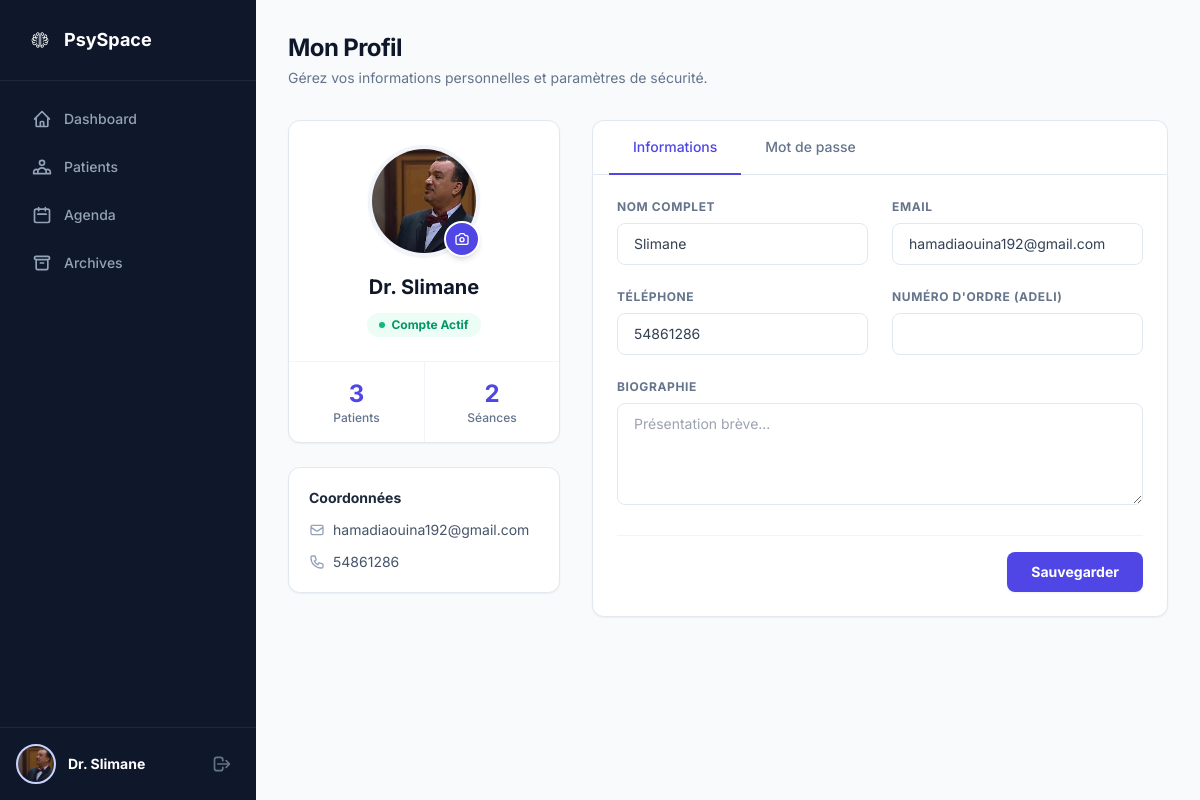
Screenshot of /profile.php (signed in) with the database file from the repository.
### tables this page shows
CREATE TABLE `doctor` (
  `docid` int(11) NOT NULL,
  `docemail` varchar(255) NOT NULL,
  `docname` varchar(255) NOT NULL,
  `docpassword` varchar(255) NOT NULL,
  `otp_code` varchar(6) DEFAULT NULL,
  `status` varchar(20) DEFAULT 'pending',
  `reset_token` varchar(255) DEFAULT NULL,
  `token_expiry` datetime DEFAULT NULL,
  `photo` varchar(255) DEFAULT NULL,
  `specialty` varchar(100) DEFAULT NULL,
  `order_num` varchar(50) DEFAULT NULL,
  `bio` text DEFAULT NULL,
  `docphone` varchar(20) DEFAULT NULL,
  `remember_token` varchar(64) DEFAULT NULL
);

### profile.php (the view, shortened to what this page needs)
<?php
include "connection.php";
if (!isset($conn) && isset($con)) { $conn = $con; }
$doctor_id   = (int)$_SESSION['id'];
$stmt = $conn->prepare("SELECT docid,docemail,docname,status,photo,specialty,order_num,bio,docphone FROM doctor WHERE docid=? LIMIT 1");
$stmt->bind_param("i", $doctor_id); $stmt->execute();
$doc = $stmt->get_result()->fetch_assoc(); $stmt->close();
$stat_patients      = (int)$conn->query("SELECT COUNT(DISTINCT patient_id) c FROM appointments WHERE doctor_id=$doctor_id")->fetch_assoc()['c'];
$stat_consultations = (int)$conn->query("SELECT COUNT(*) c FROM consultations WHERE doctor_id=$doctor_id")->fetch_assoc()['c'];
$doc_name      = htmlspecialchars($doc['docname']   ?? '');
$doc_email     = htmlspecialchars($doc['docemail']  ?? '');
$doc_phone     = htmlspecialchars($doc['docphone']  ?? '');
$doc_order     = htmlspecialchars($doc['order_num'] ?? '');
$doc_photo     = $doc['photo']  ?? '';
$doc_status    = $doc['status'] ?? 'pending';
$doc_initial   = strtoupper(mb_substr($doc['docname'] ?? 'D', 0, 1, 'UTF-8'));
?>
<!DOCTYPE html>
<html lang="fr">
<head>
    <script src="https://cdn.tailwindcss.com"></script>
</head>
<body class="bg-slate-50 text-slate-700">
<div class="flex min-h-screen">
    <aside class="w-64 bg-slate-900 text-white flex flex-col fixed h-full z-50">
        <div class="p-6 border-b border-slate-800">
            <a href="dashboard.php" class="flex items-center gap-2">
                        <img src="assets/images/logo.png" alt="PsySpace Logo" class="h-8 w-8 rounded-lg object-cover">
                <span class="text-lg font-bold text-white">PsySpace</span>
            </a>
        </div>
        <nav class="flex-1 p-4 space-y-1">
            <a href="dashboard.php" class="sidebar-link flex items-center gap-3 px-4 py-3 rounded-lg text-sm font-medium text-slate-400 hover:bg-slate-800 hover:text-white">
                <svg class="w-5 h-5" fill="none" stroke="currentColor" viewBox="0 0 24 24"><path stroke-linecap="round" stroke-linejoin="round" stroke-width="2" d="M3 12l2-2m0 0l7-7 7 7M5 10v10a1 1 0 001 1h3m10-11l2 2m-2-2v10a1 1 0 01-1 1h-3m-6 0a1 1 0 001-1v-4a1 1 0 011-1h2a1 1 0 011 1v4a1 1 0 001 1m-6 0h6"/></svg>
                Dashboard
            </a>
            <a href="patients_search.php" class="sidebar-link flex items-center gap-3 px-4 py-3 rounded-lg text-sm font-medium text-slate-400 hover:bg-slate-800 hover:text-white">
                Patients
            </a>
            <a href="agenda.php" class="sidebar-link flex items-center gap-3 px-4 py-3 rounded-lg text-sm font-medium text-slate-400 hover:bg-slate-800 hover:text-white">
                <svg class="w-5 h-5" fill="none" stroke="currentColor" viewBox="0 0 24 24"><path stroke-linecap="round" stroke-linejoin="round" stroke-width="2" d="M8 7V3m8 4V3m-9 8h10M5 21h14a2 2 0 002-2V7a2 2 0 00-2-2H5a2 2 0 00-2 2v12a2 2 0 002 2z"/></svg>
                Agenda
            </a>
            <a href="consultations.php" class="sidebar-link flex items-center gap-3 px-4 py-3 rounded-lg text-sm font-medium text-slate-400 hover:bg-slate-800 hover:text-white">
                <svg class="w-5 h-5" fill="none" stroke="currentColor" viewBox="0 0 24 24"><path stroke-linecap="round" stroke-linejoin="round" stroke-width="2" d="M5 8h14M5 8a2 2 0 110-4h14a2 2 0 110 4M5 8v10a2 2 0 002 2h10a2 2 0 002-2V8m-9 4h4"/></svg>
                Archives
            </a>
        </nav>
        <div class="p-4 border-t border-slate-800">
            <div class="flex items-center gap-3">
                <div class="w-10 h-10 rounded-full bg-indigo-100 flex items-center justify-center text-indigo-600 font-bold border-2 border-indigo-200 overflow-hidden">
                    <?php if(!empty($doc_photo) && file_exists($doc_photo)): ?>
                        <img src="<?= htmlspecialchars($doc_photo) ?>?v=<?= time() ?>" class="w-full h-full object-cover">
                    <?php else: ?><?= $doc_initial ?><?php endif; ?>
                </div>
                <div class="flex-1 min-w-0">
                    <a href="profile.php" class="text-sm font-bold text-white truncate hover:text-indigo-300 transition-colors block">Dr. <?= htmlspecialchars(ucwords(strtolower($doc_name))) ?></a>
                </div>
                <a href="logout.php" class="text-slate-500 hover:text-red-400 p-2" title="Déconnexion">
                    <svg class="w-5 h-5" fill="none" stroke="currentColor" viewBox="0 0 24 24"><path stroke-linecap="round" stroke-linejoin="round" stroke-width="2" d="M17 16l4-4m0 0l-4-4m4 4H7m6 4v1a3 3 0 01-3 3H6a3 3 0 01-3-3V7a3 3 0 013-3h4a3 3 0 013 3v1"/></svg>
                </a>
            </div>
        </div>
    </aside>
    <main class="flex-1 ml-64 p-8">
        <div class="mb-8">
            <h1 class="text-2xl font-bold text-slate-900 tracking-tight">Mon Profil</h1>
            <p class="text-slate-500 text-sm mt-1">Gérez vos informations personnelles et paramètres de sécurité.</p>
        </div>
        <div class="grid grid-cols-1 lg:grid-cols-3 gap-8">
            <div class="lg:col-span-1 space-y-6">
                <div class="bg-white border border-slate-200 rounded-xl shadow-sm overflow-hidden">
                    <div class="p-6 flex flex-col items-center text-center">
                        <div class="relative mb-4">
                            <div class="w-28 h-28 rounded-full overflow-hidden border-4 border-slate-100 shadow-sm bg-slate-50 flex items-center justify-center">
                                <?php if(!empty($doc_photo) && file_exists($doc_photo)): ?>
                                    <img src="<?= htmlspecialchars($doc_photo) ?>?v=<?= time() ?>" class="w-full h-full object-cover">
                                <?php else: ?>
                                    <span class="text-4xl font-bold text-slate-400"><?= $doc_initial ?></span>
                                <?php endif; ?>
                            </div>
                            <button type="button" onclick="document.getElementById('photoInput').click()" class="absolute bottom-0 right-0 w-9 h-9 bg-indigo-600 rounded-full flex items-center justify-center text-white hover:bg-indigo-700 shadow-md border-2 border-white">
                            </button>
                        </div>
                        <h2 class="text-xl font-bold text-slate-900">Dr. <?= $doc_name ?></h2>
                        <span class="mt-3 inline-flex items-center gap-1.5 px-3 py-1 rounded-full text-xs font-bold <?= $doc_status === 'active' ? 'bg-emerald-50 text-emerald-600' : 'bg-amber-50 text-amber-600' ?>">
                            <span class="w-1.5 h-1.5 rounded-full <?= $doc_status === 'active' ? 'bg-emerald-500' : 'bg-amber-500' ?>"></span>
                            <?= $doc_status === 'active' ? 'Compte Actif' : 'En attente' ?>
                        </span>
                    </div>
                    <div class="border-t border-slate-100 grid grid-cols-2 divide-x divide-slate-100">
                        <div class="p-4 text-center">
                            <p class="text-2xl font-bold text-indigo-600"><?= $stat_patients ?></p>
                            <p class="text-xs text-slate-500 font-medium">Patients</p>
                        </div>
                        <div class="p-4 text-center">
                            <p class="text-2xl font-bold text-indigo-600"><?= $stat_consultations ?></p>
                            <p class="text-xs text-slate-500 font-medium">Séances</p>
                        </div>
                    </div>
                </div>
                <div class="bg-white border border-slate-200 rounded-xl p-5 shadow-sm">
                    <h3 class="text-sm font-bold text-slate-800 mb-3">Coordonnées</h3>
                    <div class="space-y-3 text-sm">
                        <div class="flex items-center gap-2 text-slate-600">
                            <svg class="w-4 h-4 text-slate-400" fill="none" stroke="currentColor" viewBox="0 0 24 24"><path stroke-linecap="round" stroke-linejoin="round" stroke-width="2" d="M3 8l7.89 5.26a2 2 0 002.22 0L21 8M5 19h14a2 2 0 002-2V7a2 2 0 00-2-2H5a2 2 0 00-2 2v10a2 2 0 002 2z"/></svg>
                            <span class="truncate"><?= $doc_email ?></span>
                        </div>
                        <?php if($doc_phone): ?>
                        <div class="flex items-center gap-2 text-slate-600">
                            <span><?= $doc_phone ?></span>
                        </div>
                        <?php endif; ?>
                    </div>
                </div>
            </div>
            <div class="lg:col-span-2">
                <div class="bg-white border border-slate-200 rounded-t-xl border-b-0">
                    <nav class="flex gap-0 px-4">
                        <button onclick="showTab('infos')" id="btn-infos"
                            class="tab-btn px-6 py-4 text-sm font-medium border-b-2 -mb-px transition-colors"
                            data-tab="infos">
                            Informations
                        </button>
                        <button onclick="showTab('security')" id="btn-security"
                            class="tab-btn px-6 py-4 text-sm font-medium border-b-2 -mb-px transition-colors"
                            data-tab="security">
                            Mot de passe
                        </button>
                    </nav>
                </div>
                <div id="tab-infos" class="bg-white border border-slate-200 rounded-b-xl p-6 shadow-sm">
                    <form method="POST">
                        <div class="grid grid-cols-1 md:grid-cols-2 gap-6 mb-6">
                            <div>
                                <label class="block text-xs font-bold text-slate-500 uppercase tracking-wider mb-2">Nom complet</label>
                                <input type="text" name="docname" value="<?= $doc_name ?>" required class="w-full border border-slate-200 rounded-lg px-4 py-2.5 text-sm focus:ring-2 focus:ring-indigo-200 focus:border-indigo-400 outline-none transition">
                            </div>
                            <div>
                                <label class="block text-xs font-bold text-slate-500 uppercase tracking-wider mb-2">Email</label>
                                <input type="email" name="docemail" value="<?= $doc_email ?>" required class="w-full border border-slate-200 rounded-lg px-4 py-2.5 text-sm focus:ring-2 focus:ring-indigo-200 focus:border-indigo-400 outline-none transition">
                            </div>
                            <div>
                                <label class="block text-xs font-bold text-slate-500 uppercase tracking-wider mb-2">Téléphone</label>
                                <input type="tel" name="docphone" value="<?= $doc_phone ?>" class="w-full border border-slate-200 rounded-lg px-4 py-2.5 text-sm focus:ring-2 focus:ring-indigo-200 focus:border-indigo-400 outline-none transition">
                            </div>
                            <div>
                                <label class="block text-xs font-bold text-slate-500 uppercase tracking-wider mb-2">Numéro d'ordre (ADELI)</label>
                                <input type="text" name="order_num" value="<?= $doc_order ?>" class="w-full border border-slate-200 rounded-lg px-4 py-2.5 text-sm focus:ring-2 focus:ring-indigo-200 focus:border-indigo-400 outline-none transition">
                            </div>
                            <div class="md:col-span-2">
                                <label class="block text-xs font-bold text-slate-500 uppercase tracking-wider mb-2">Biographie</label>
                                <textarea name="bio" rows="4" class="w-full border border-slate-200 rounded-lg px-4 py-2.5 text-sm focus:ring-2 focus:ring-indigo-200 focus:border-indigo-400 outline-none transition" placeholder="Présentation brève..."><?= $doc_bio ?></textarea>
                            </div>
                        </div>
                        <div class="flex justify-end border-t border-slate-100 pt-4">
                            <button type="submit" class="bg-indigo-600 hover:bg-indigo-700 text-white px-6 py-2.5 rounded-lg text-sm font-bold transition-colors shadow-sm">Sauvegarder</button>
                        </div>
                    </form>
                </div>
            </div>
        </div>
    </main>
</div>
</body>
</html>

### profile.php (style rules this page uses)
body { font-family: 'Inter', sans-serif; background-color: #f8fafc; }
.sidebar-link { transition: all 0.2s ease; }

### rows the page displays
doctor: photo (picture), docname "Slimane", docemail "hamadiaouina192@gmail.com", docphone "54861286"

### other values shown
$stat_patients "3"
$stat_consultations "2"
